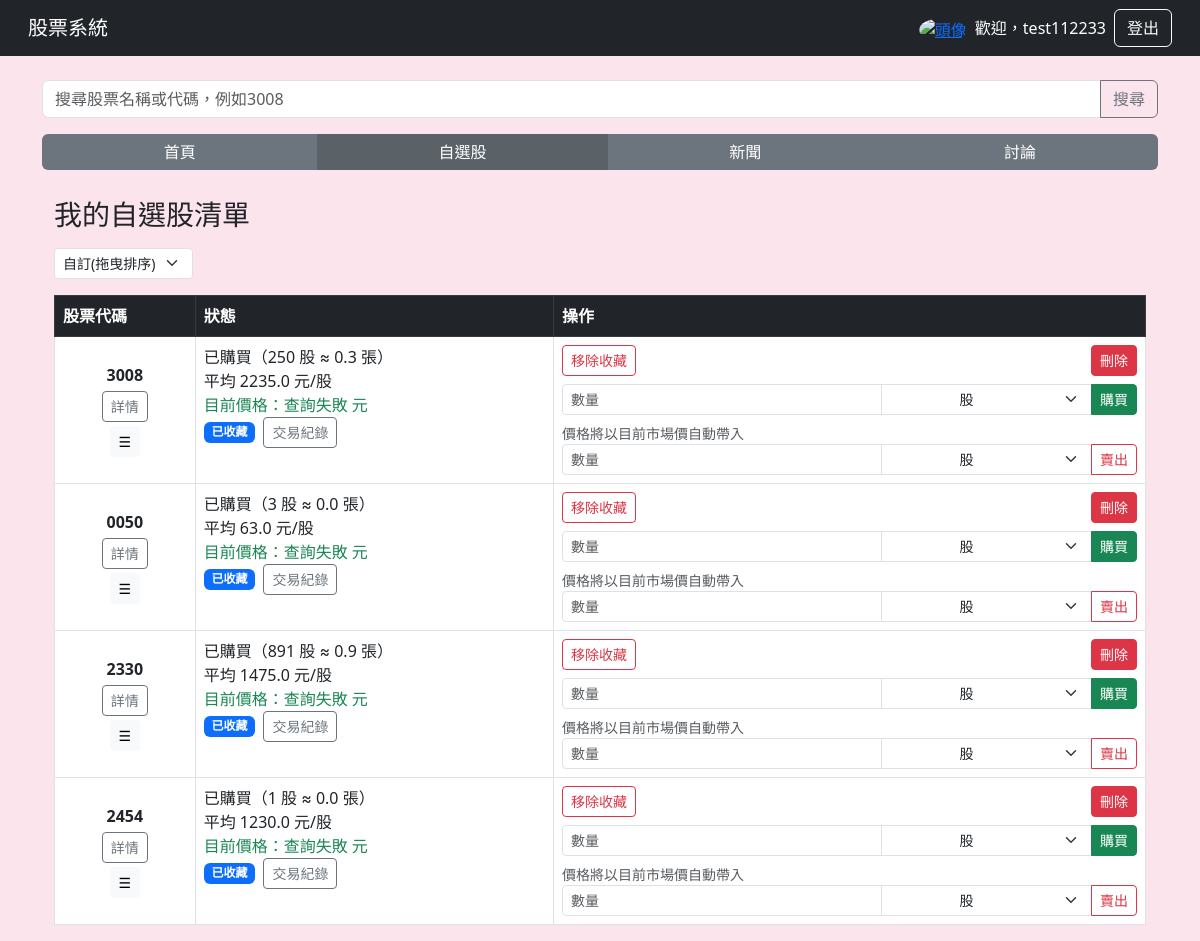
/watchlist/ (signed in), run on an earlier commit of the app's database.
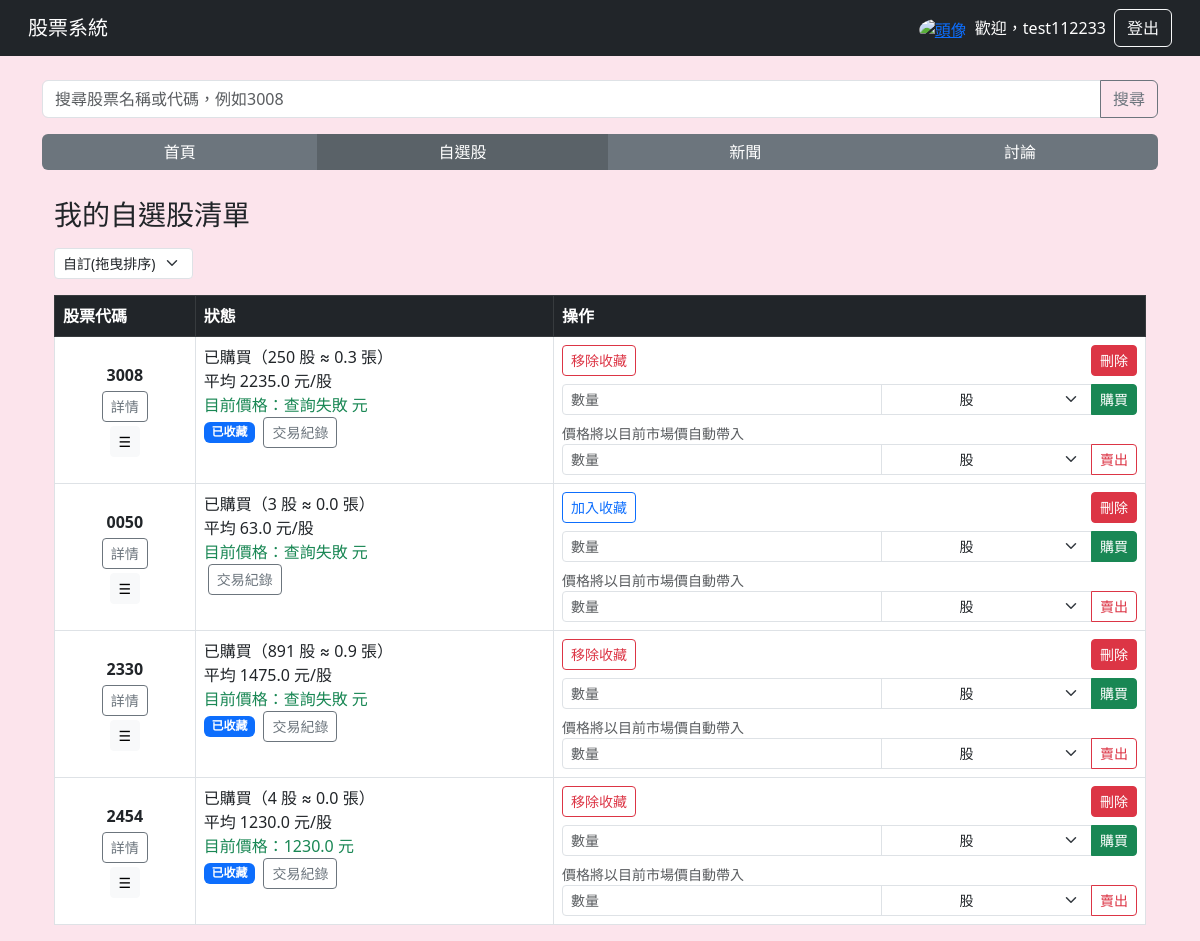
And on a later commit of the database.
### main/models.py (models this page shows, shortened)
class Watchlist(models.Model):
    user = models.ForeignKey(User, on_delete=models.CASCADE)
    stock_code = models.CharField(max_length=10, null=True, blank=True)
    collected = models.BooleanField(default=False)  # 是否收藏
    quantity = models.IntegerField(null=True, blank=True)  # 購買股數
    average_price = models.FloatField(null=True, blank=True)  # 平均價格
    position = models.PositiveIntegerField(default=0, db_index=True)

### main/views.py (the view, shortened to what this page needs)
# urls.py: path("watchlist/", views.my_watchlist, name="my_watchlist"),
@login_required(login_url='/login/')
def my_watchlist(request):
    user = request.user
    sort = request.GET.get("sort", "custom")  # custom / recent / code_asc / code_desc / holdings_desc
    qs = Watchlist.objects.filter(user=user)
    if sort == "recent":
        last_trade_sq = Subquery(
            BuyRecord.objects
                .filter(user=user, stock_code=OuterRef('stock_code'))
                .order_by('-created_at')
                .values('created_at')[:1],
            output_field=DateTimeField()
        )
        default_dt = dt.datetime(1900, 1, 1, tzinfo=py_tz.utc)
        qs = qs.annotate(last_trade=last_trade_sq) \
               .order_by(Coalesce('last_trade', Value(default_dt)).desc())
        watchlist = list(qs)
    elif sort == "holdings_desc":
        watchlist = list(qs.order_by("-quantity", "stock_code"))
    else:  # custom（拖曳）
        watchlist = list(qs.order_by("position", "stock_code"))
    for item in watchlist:
        item.lots = (item.quantity or 0) / 1000
        try:
            item.current_price = get_current_price_now(item.stock_code)
        except Exception:
            item.current_price = None
        last_record = BuyRecord.objects.filter(
            user=user, stock_code=item.stock_code
        ).order_by('-created_at').first()
        item.last_trade_price = last_record.price if last_record else None
        item.has_trades = BuyRecord.objects.filter(
            user=user, stock_code=item.stock_code
        ).exists()
    return render(request, "watchlist.html", {
        "watchlist": watchlist,
        "sort": sort,   # 傳給模板，讓選單保持選取
    })

### templates/watchlist.html (shortened to what the changed rows need)
{% extends "base.html" %}
{% block content %}
<div class="container mt-1">
        {% if watchlist %}
        <table class="table table-bordered">
            <thead class="table-dark">
                <tr>
                    <th>股票代碼</th>
                    <th>狀態</th>
                    <th>操作</th>
                </tr>
            </thead>
            <tbody id="watchlist-body">
                {% for item in watchlist %}
                <tr data-code="{{ item.stock_code }}">
                    <td class="text-center align-middle noselect">
                        <div class="d-flex flex-column align-items-center gap-1">
                            <span class="fw-bold">{{ item.stock_code }}</span>
                            <a href="{% url 'stock_detail' stock_code=item.stock_code %}" class="btn btn-outline-secondary btn-sm">詳情</a>
                            <button type="button" class="drag-handle btn btn-light btn-sm" title="拖曳排序">
                            &#x2630;
                            </button>
                        </div>
                    </td>
                    <td>
                        {% if item.quantity %}
                            已購買（{{ item.quantity }} 股 ≈ {{ item.lots|floatformat:1 }} 張）<br>
                            平均 {{ item.average_price|default:"-" }} 元/股<br>
                            <span class="text-success">目前價格：{{ item.current_price|default:"查詢失敗" }} 元</span><br>
                        {% endif %}
                        {% if item.collected %}
                            <span class="badge bg-primary">已收藏</span>
                        {% endif %}
                        {% if item.has_trades %}
                            <a class="btn btn-sm btn-outline-secondary ms-1" href="{% url 'trade_history' item.stock_code %}">
                            交易紀錄
                            </a>
                        {% endif %}
                    </td>
                    <td>
                        <div class="d-flex align-items-start mb-2 gap-2 flex-nowrap">
                        {% if not item.collected %}
                            <form method="POST" action="/add_watchlist/" class="d-inline">
                                <button class="btn btn-sm btn-outline-primary">加入收藏</button>
                            </form>
                            {% else %}
                            <form method="POST" action="/remove_watchlist/" class="d-inline">
                                <button class="btn btn-sm btn-outline-danger">移除收藏</button>
                            </form>
                            {% endif %}
                            <form method="POST" action="{% url 'delete_stock' %}" class="d-inline ms-auto"
                                onsubmit="return confirm('確認要刪除 {{ item.stock_code }}？此動作會移除收藏與該股票的交易紀錄，且無法復原。');">
                                <button type="submit" class="btn btn-danger btn-sm" title="刪除此股票（包含交易紀錄）" data-bs-toggle="tooltip">刪除</button>
                            </form>
                        </div>
                        <form method="POST" action="/buy_stock/" class="mt-2">
                            <div class="input-group input-group-sm mb-2">
                                <input type="number" name="amount" min="1" class="form-control" placeholder="數量" required style="flex: 2; min-width: 100px;">
                                <select name="unit" class="form-select text-center" style="width: 60px;">
                                    <option value="shares">股</option>
                                </select>
                                <button class="btn btn-success">購買</button>
                            </div>
                            <div class="form-text">價格將以目前市場價自動帶入</div>
                        </form>
                        <form method="POST" action="/sell_stock/">
                            <div class="input-group input-group-sm">
                                <input type="number" name="amount" min="1" class="form-control" placeholder="數量" required style="flex: 2; min-width: 100px;">
                                <select name="unit" class="form-select text-center" style="width: 60px;">
                                    <option value="shares">股</option>
                                </select>
                                <button class="btn btn-outline-danger">賣出</button>
                            </div>
                        </form>
                    </td>
                </tr>
                {% endfor %}
            </tbody>
        </table>
    {% else %}
    <div class="alert alert-info">尚未加入任何自選股。</div>
    {% endif %}
</div>
{% endblock %}

What changed in the data, as far as the page shows it:
removed Watchlist: stock_code "2454", quantity "1", lots "0.0", average_price "1230.0", current_price "查詢失敗", collected "已收藏", shows "交易紀錄"
changed Watchlist (number 2 of 4 on the later page): collected "已收藏 移除收藏" → "加入收藏"
added Watchlist: stock_code "2454", quantity "4", lots "0.0", average_price "1230.0", current_price "1230.0", collected "已收藏", shows "交易紀錄"
